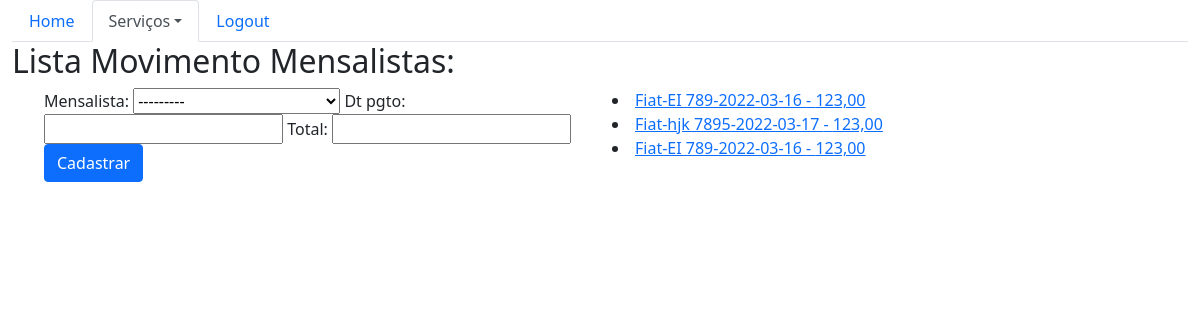
Screenshot of /sistema/mov-mensalistas/ (signed in) with the database file from the repository.
### core/models.py (models this page shows, shortened)
class MovMensalista(models.Model):
    mensalista = models.ForeignKey(Mensalista, on_delete=models.CASCADE)
    dt_pgto = models.DateField()
    total = models.DecimalField(max_digits=6, decimal_places=2)

class Mensalista(models.Model):
    veiculo = models.ForeignKey(Veiculo, on_delete=models.CASCADE)
    inicio = models.DateField()
    valor_mes = models.DecimalField(max_digits=5, decimal_places=2)
    def __str__(self):
        return str(self.veiculo) + '-' + str(self.inicio)

class Veiculo(models.Model):
    marca = models.ForeignKey(Marca, on_delete=models.CASCADE)
    proprietario = models.ForeignKey(Pessoa, on_delete=models.CASCADE)
    placa = models.CharField(max_length=20)
    cor = models.CharField(max_length=15)
    observacoes = models.TextField(max_length=200)
    def __str__(self):
        return self.marca.nome + '-' + self.placa

class Marca(models.Model):
    nome = models.CharField(max_length=50)

### core/views.py (the view)
# urls.py: path("mov-mensalistas/", lista_movmensalistas ,name='core_lista_movmensalistas'),
@login_required
def lista_movmensalistas(request):
    mov_mensalistas = MovMensalista.objects.all()
    form = MovmensalistaForm()
    return render(request, 'core/lista_movmensalistas.html', {'mov_mensalistas': mov_mensalistas, 'form': form})

### core/forms.py
class MovmensalistaForm(ModelForm):
    class Meta:
        model= MovMensalista
        fields= ['mensalista','dt_pgto','total']

### core/templates/core/lista_movmensalistas.html (shortened to what this page needs)
{% extends 'base.html' %}
{% load bootstrap %}
{%block menu%}
    <ul class="nav nav-tabs">
        <li class="nav-item">
          <a class="nav-link " href="{% url 'core_home' %}">Home</a>
        </li>
        <li class="nav-item dropdown">
          <a class="nav-link dropdown-toggle active" data-toggle="dropdown" href="#" role="button" aria-haspopup="true" aria-expanded="false">Serviços</a>
        </li>
        <li class="nav-item">
          <a class="nav-link" href="#">Logout</a>
        </li>
    </ul>
{%endblock%}
{%block main%}
<div class="row">
    <div class="col">
        <h2> Lista Movimento Mensalistas:</h2>
    </div>
</div>
<div class="row">
    <div class="col-sm-6">
        <ul>
            <form action="{% url 'core_movmensalista_novo' %}" method="POST">
                {{form|bootstrap}}
            <br>
                <button type="submit" class="btn btn-primary">Cadastrar</button>
            </form>
        </ul>
    </div>
    <div class="col-sm-6">
        {% for mov in mov_mensalistas %}
            <li>
                <a href="{% url 'core_movmensalista_update' mov.id %}">
                    {{ mov.mensalista }} - {{ mov.total }}
                </a>
            </li>
        {% endfor %}
    </div>
</div>
{%endblock%}

### rows the page displays
MovMensalista: mensalista "Fiat-EI 789-2022-03-16", total "123,00"
MovMensalista: mensalista "Fiat-hjk 7895-2022-03-17", total "123,00"
MovMensalista: mensalista "Fiat-EI 789-2022-03-16", total "123,00"
